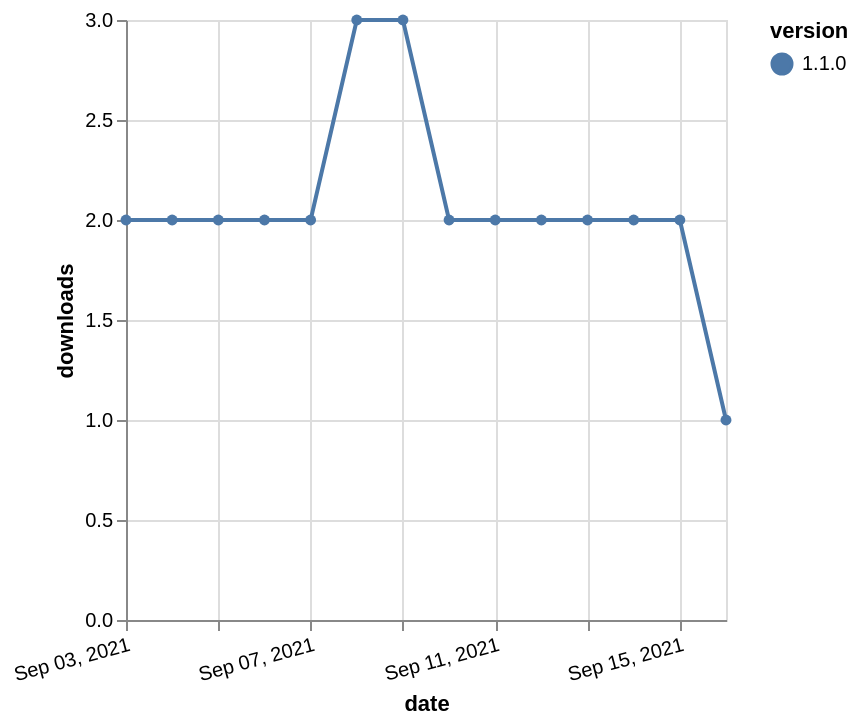

Vega-Lite specification for this chart:
### Vega-Lite specification from a JSON file in a GitHub repository (floating-point values rounded to 4 significant figures)
{"$schema": "https://vega.github.io/schema/vega-lite/v5.json", "description": "A simple bar chart with embedded data.", "data": {"values": [{"date": "2021-09-03", "total": 1884, "delta": 2, "version": "1.1.0"}, {"date": "2021-09-04", "total": 1886, "delta": 2, "version": "1.1.0"}, {"date": "2021-09-05", "total": 1888, "delta": 2, "version": "1.1.0"}, {"date": "2021-09-06", "total": 1890, "delta": 2, "version": "1.1.0"}, {"date": "2021-09-07", "total": 1892, "delta": 2, "version": "1.1.0"}, {"date": "2021-09-08", "total": 1895, "delta": 3, "version": "1.1.0"}, {"date": "2021-09-09", "total": 1898, "delta": 3, "version": "1.1.0"}, {"date": "2021-09-10", "total": 1900, "delta": 2, "version": "1.1.0"}, {"date": "2021-09-11", "total": 1902, "delta": 2, "version": "1.1.0"}, {"date": "2021-09-12", "total": 1904, "delta": 2, "version": "1.1.0"}, {"date": "2021-09-13", "total": 1906, "delta": 2, "version": "1.1.0"}, {"date": "2021-09-14", "total": 1908, "delta": 2, "version": "1.1.0"}, {"date": "2021-09-15", "total": 1910, "delta": 2, "version": "1.1.0"}, {"date": "2021-09-16", "total": 1911, "delta": 1, "version": "1.1.0"}]}, "width": "container", "mark": {"type": "line", "point": {"filled": true}}, "encoding": {"x": {"field": "date", "type": "temporal", "timeUnit": "yearmonthdate", "title": "date", "axis": {"labelAngle": -15}}, "y": {"field": "delta", "type": "quantitative", "title": "downloads"}, "color": {"field": "version", "type": "nominal"}, "tooltip": {"field": "delta"}}}
